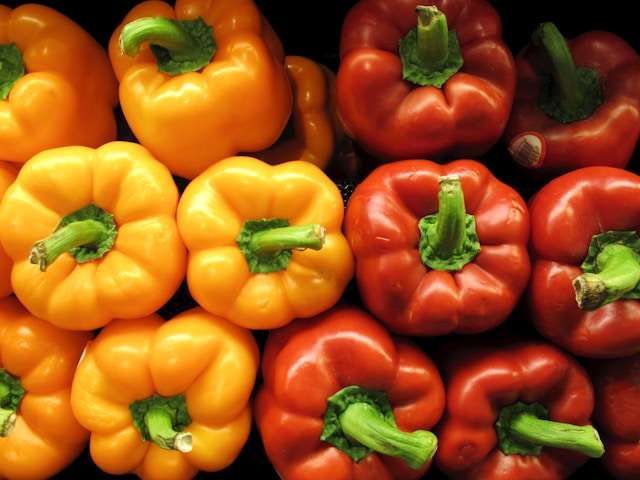
%> input picture original.jpg, 640 x 480 px
$ octave problem4.m   (GNU Octave 9; MATLAB toolbox functions it lacks are replaced by stand-ins)
%> lines starting %> are read from the running program, lines starting %| are printed output that depends on the picture
img = imread('original.jpg');
%> img is the input picture: size 480x640x3 uint8; mean R, G, B 155.8, 82.9, 24.2

ref = imread('ref.jpg');
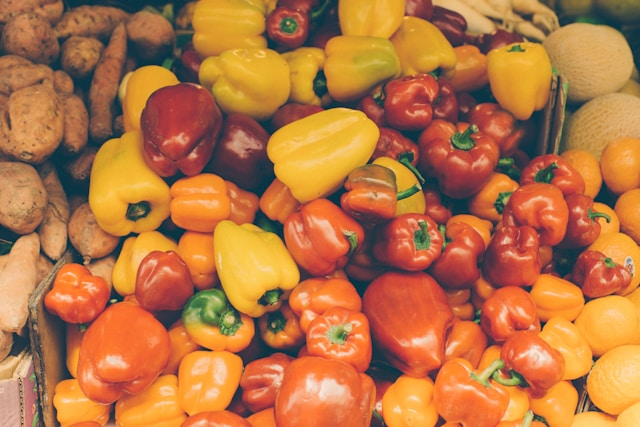
%> input picture ref.jpg, 640 x 427 px
%> ref is the input picture: size 427x640x3 uint8; mean R, G, B 182.9, 116.1, 67.2
imgr = img(:,:,1);
imgg = img(:,:,2);
imgb = img(:,:,3);

refr = ref(:,:,1);
refg = ref(:,:,2);
refb = ref(:,:,3);
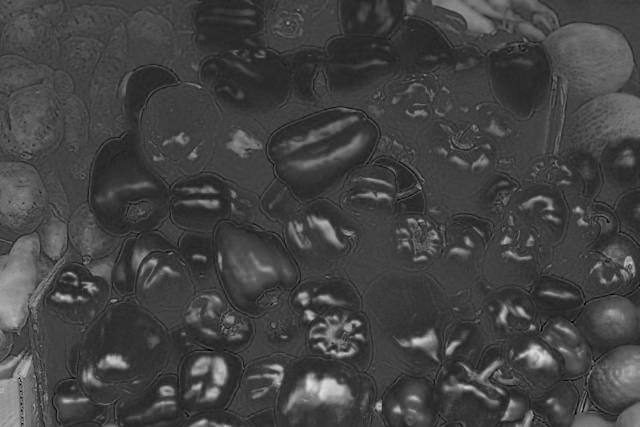
%> refb: size 427x640 uint8; min 0, max 221, mean 67.2

histref = imhist(refr);
%> histref = 256 values, max 14434 at index 256, min 0 at index 1, mean 1067.5
histrefr = imhist(refr);
%> histrefr has the same summary as histref
histrefg = imhist(refg);
%> histrefg = 256 values, max 5931 at index 53, min 0 at index 1, mean 1067.5
histrefb = imhist(refb);
%> histrefb = 256 values, max 10207 at index 66, min 0 at index 10, mean 1067.5

outr = histeq(imgr, histrefr);
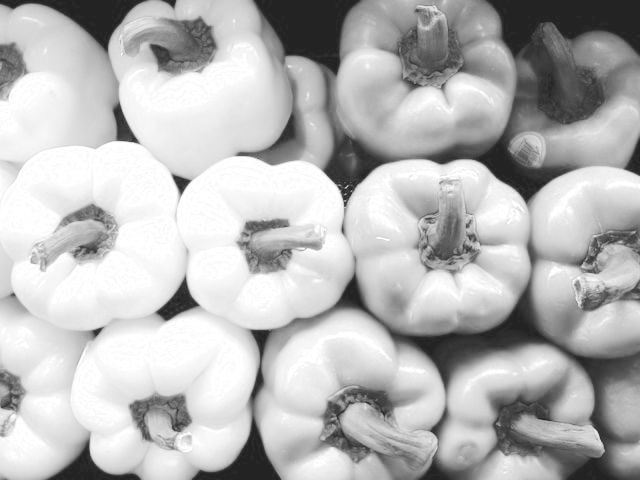
%> outr: size 480x640 uint8; min 35, max 255, mean 183.4
outg = histeq(imgg, histrefg);
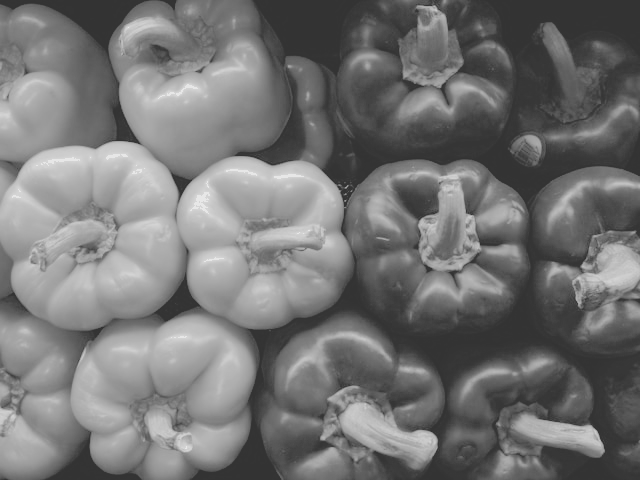
%> outg: size 480x640 uint8; min 51, max 231, mean 116.2
outb = histeq(imgb, histrefb);
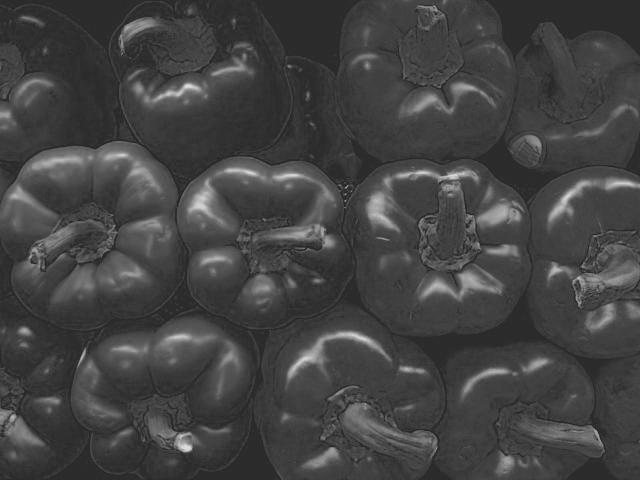
%> outb: size 480x640 uint8; min 43, max 221, mean 67.3

histep(:,:,1) = outr;
histep(:,:,2) = outg;
histep(:,:,3) = outb;
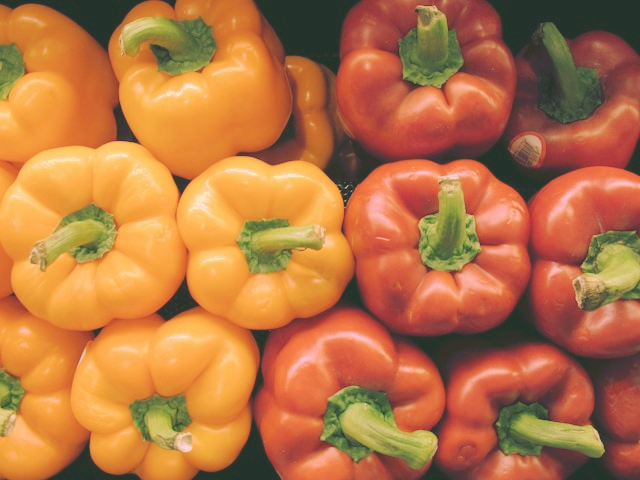
%> histep: size 480x640x3 uint8; mean R, G, B 183.4, 116.2, 67.3

figure;
subplot(221), imshow(ref), title("Reference Image");
subplot(222), imshow(img), title("Input Image");
subplot(224), imshow(img), title("Input Image");
subplot(224), imshow(histep), title("Output Image");

figure;
histimgr = imhist(imgr);
%> histimgr = 256 values, max 22474 at index 256, min 334 at index 6, mean 1200
histimgb = imhist(imgb);
%> histimgb = 256 values, max 23241 at index 1, min 0 at index 216, mean 1200
histimgg = imhist(imgg);
%> histimgg = 256 values, max 17784 at index 1, min 93 at index 250, mean 1200

subplot(331) , plot(histimgr), title("Red input");
subplot(334) , plot(histimgg), title("Green input");
subplot(337) , plot(histimgb), title("Blue input");
subplot(332) , plot(histrefr), title("Red ref");
subplot(335) , plot(histrefg), title("Green ref");
subplot(338) , plot(histrefb), title("Blue ref");
subplot(333) , imhist(outr), title("Red result");
subplot(336) , imhist(outg), title("Green result");
subplot(339) , imhist(outb), title("Blue result");
%> after `title("Blue result")`:
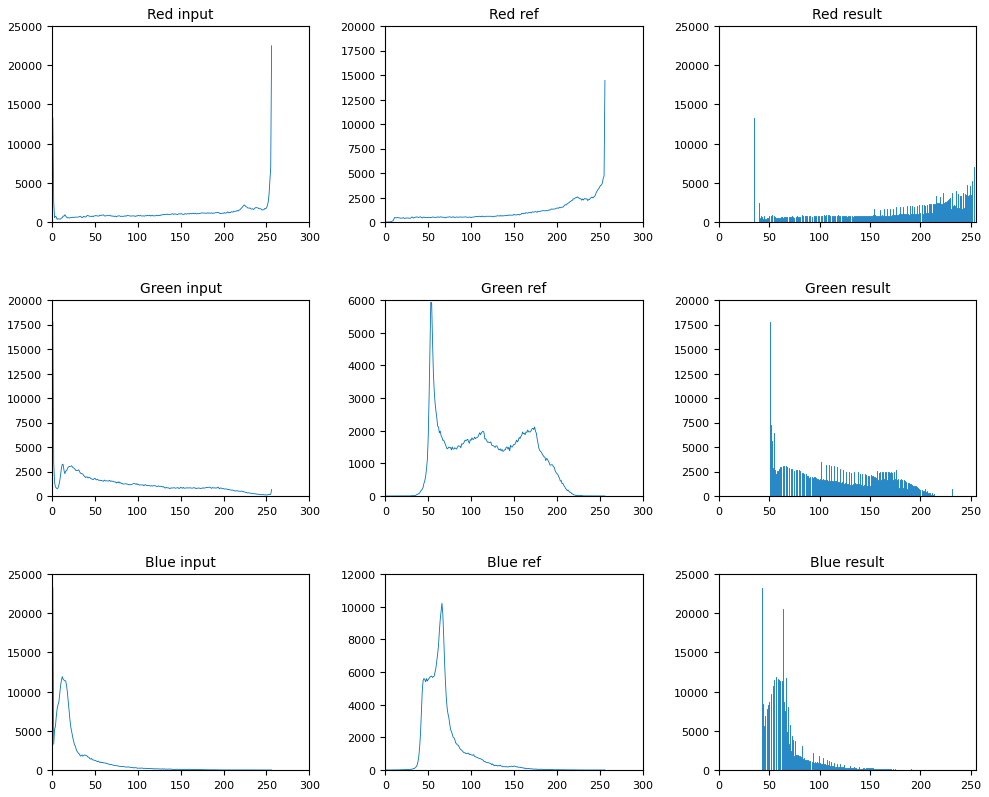
%> figure redrawn from the program's plot data, 9 panels; panel 1: curve peaks at x = 256, y = 22474; panel 2: curve peaks at x = 1, y = 17784; panel 3: curve peaks at x = 1, y = 23241; panel 4: curve peaks at x = 256, y = 14434
